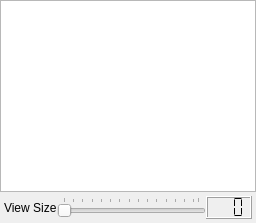
       <widget class="QWidget" name="events">
        <attribute name="title">
         <string>Events</string>
        </attribute>
        <layout class="QVBoxLayout" name="verticalLayout">
         <property name="spacing">
          <number>0</number>
         </property>
         <property name="leftMargin">
          <number>0</number>
         </property>
         <property name="topMargin">
          <number>0</number>
         </property>
         <property name="rightMargin">
          <number>0</number>
         </property>
         <property name="bottomMargin">
          <number>0</number>
         </property>
         <item>
          <widget class="QTreeWidget" name="treeWidget">
           <property name="editTriggers">
            <set>QAbstractItemView::NoEditTriggers</set>
           </property>
           <property name="alternatingRowColors">
            <bool>true</bool>
           </property>
           <property name="sortingEnabled">
            <bool>true</bool>
           </property>
           <property name="animated">
            <bool>false</bool>
           </property>
           <attribute name="headerVisible">
            <bool>false</bool>
           </attribute>
           <attribute name="headerHighlightSections">
            <bool>false</bool>
           </attribute>
           <column>
            <property name="text">
             <string notr="true">1</string>
            </property>
           </column>
          </widget>
         </item>
         <item>
          <layout class="QHBoxLayout" name="horizontalLayout_9">
           <property name="leftMargin">
            <number>4</number>
           </property>
           <property name="topMargin">
            <number>4</number>
           </property>
           <property name="rightMargin">
            <number>4</number>
           </property>
           <property name="bottomMargin">
            <number>4</number>
           </property>
           <item>
            <widget class="QLabel" name="label_7">
             <property name="text">
              <string>View Size</string>
             </property>
            </widget>
           </item>
           <item>
            <widget class="QSlider" name="evViewSlider">
             <property name="minimum">
              <number>1</number>
             </property>
             <property name="maximum">
              <number>30</number>
             </property>
             <property name="orientation">
              <enum>Qt::Horizontal</enum>
             </property>
             <property name="tickPosition">
              <enum>QSlider::TicksAbove</enum>
             </property>
             <property name="tickInterval">
              <number>2</number>
             </property>
            </widget>
           </item>
           <item>
            <widget class="QLCDNumber" name="evViewLCD">
             <property name="sizePolicy">
              <sizepolicy hsizetype="Fixed" vsizetype="Minimum">
               <horstretch>0</horstretch>
               <verstretch>0</verstretch>
              </sizepolicy>
             </property>
             <property name="digitCount">
              <number>3</number>
             </property>
             <property name="segmentStyle">
              <enum>QLCDNumber::Flat</enum>
             </property>
            </widget>
           </item>
          </layout>
         </item>
        </layout>
       </widget>
